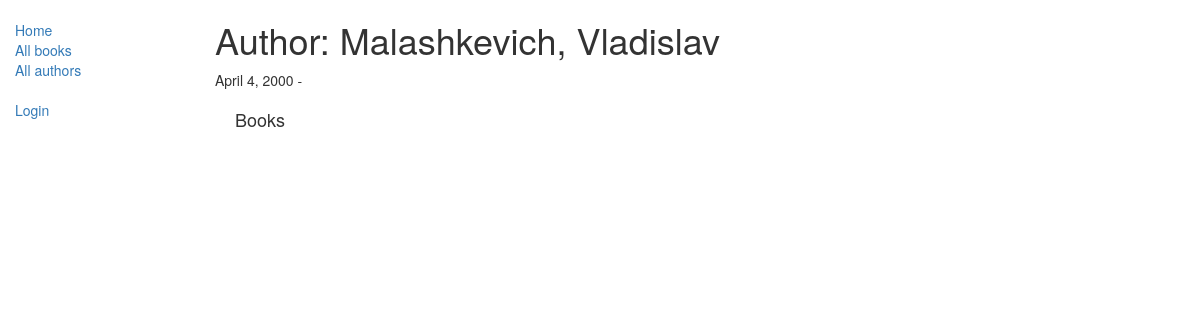
Page /catalog/author/2 on the earlier database version.
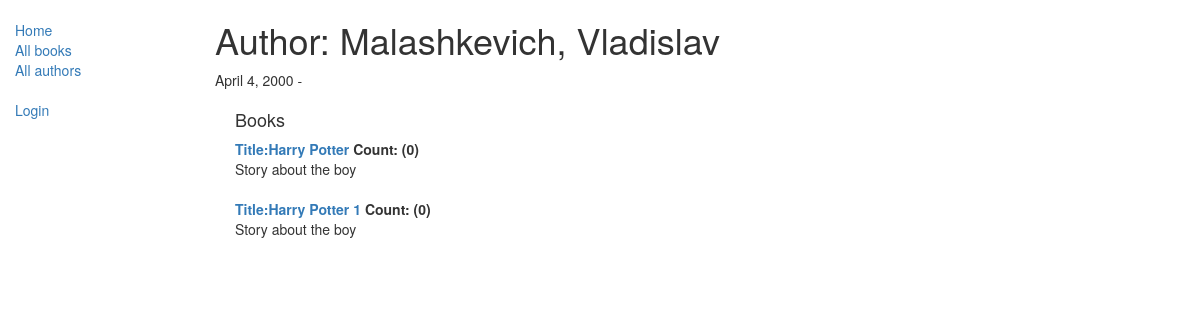
Same page on the later database version.
### catalog/models.py (models this page shows, shortened)
class Author(models.Model):
    first_name = models.CharField(max_length=100)
    last_name = models.CharField(max_length=100)
    date_of_birth = models.DateField(null=True, blank=True)
    date_of_death = models.DateField('Died', null=True, blank=True)
    class Meta:
        ordering = ['last_name', 'first_name']
    def __str__(self):
        return '{0}, {1}'.format(self.last_name, self.first_name)

class Book(models.Model):
    title = models.CharField(max_length=200)
    author = models.ForeignKey('Author', on_delete=models.SET_NULL, null=True)
    summary = models.TextField(max_length=1000, help_text="Enter a brief description of the book")
    isbn = models.CharField('ISBN', max_length=13,
                            help_text='13 Character <a href="https://www.isbn-international.org/content/what-isbn">ISBN number</a>')
    genre = models.ManyToManyField('Genre', help_text="Select a genre for this book")
    def __str__(self):
        return self.title
    def display_genre(self):
        """
            Creates a string for the Genre. This is required to display genre in Admin.
            """
        return ', '.join([genre.name for genre in self.genre.all()[:3]])
    display_genre.short_description = 'Genre'

### catalog/views.py (the view)
# urls.py: url(r'^author/(?P<pk>\d+)$', views.AuthorDetailView.as_view(), name='author_detail'),
class AuthorDetailView(generic.DetailView):
    model = Author
    paginate_by = 10

### catalog/templates/catalog/author_detail.html
{% extends "base_generic.html" %}
{% block content %}
<h1>Author: {{ author }} </h1>
<p>{{author.date_of_birth}} - {% if author.date_of_death %}{{author.date_of_death}}{% endif %}</p>
<div style="margin-left:20px;margin-top:20px">
<h4>Books</h4>
<dl>
{% for book in author.book_set.all %}
  <dt><a href="{% url 'book_detail' book.pk %}">Title:{{book}}</a> Count: ({{book.bookinstance_set.all.count}})</dt>
  <dd>{{book.summary}}</dd>
    <br>
{% endfor %}
</dl>
</div>
{% endblock %}

### catalog/templates/base_generic.html (shortened to what this page needs)
<!DOCTYPE html>
<html lang="en">
<head>
  <link rel="stylesheet" href="https://maxcdn.bootstrapcdn.com/bootstrap/3.3.7/css/bootstrap.min.css">
  {% load static %}
  <link rel="stylesheet" href="{% static 'css/styles.css' %}">
</head>
<body>
  <div class="container-fluid">
    <div class="row">
      <div class="col-sm-2">
      {% block sidebar %}
      <ul class="sidebar-nav">
          <li><a href="{% url 'index' %}">Home</a></li>
          <li><a href="{% url 'books' %}">All books</a></li>
          <li><a href="{% url 'authors' %}">All authors</a></li>
<br>
       {% if user.is_authenticated %}
     <li>User: {{ user.get_username }}</li>
            <li><a href="{% url 'my_borrowed' %}">My Borrowed</a></li>
     <li><a href="{% url 'logout'%}?next={{request.path}}">Logout</a></li>
   {% else %}
     <li><a href="{% url 'login'%}?next={{request.path}}">Login</a></li>
   {% endif %}
      </ul>
     {% endblock %}
      </div>
      <div class="col-sm-10 ">
      {% block content %}{% endblock %}
      </div>
    </div>
  </div>
</body>
</html>

### catalog/static/css/styles.css (style rules this page uses)
.sidebar-nav { margin-top: 20px; padding: 0; list-style: none; }

Differences in the rows shown:
added Book: title "Harry Potter", bookinstance_set.all.count "0", summary "Story about the boy"
added Book: title "Harry Potter 1", bookinstance_set.all.count "0", summary "Story about the boy"
